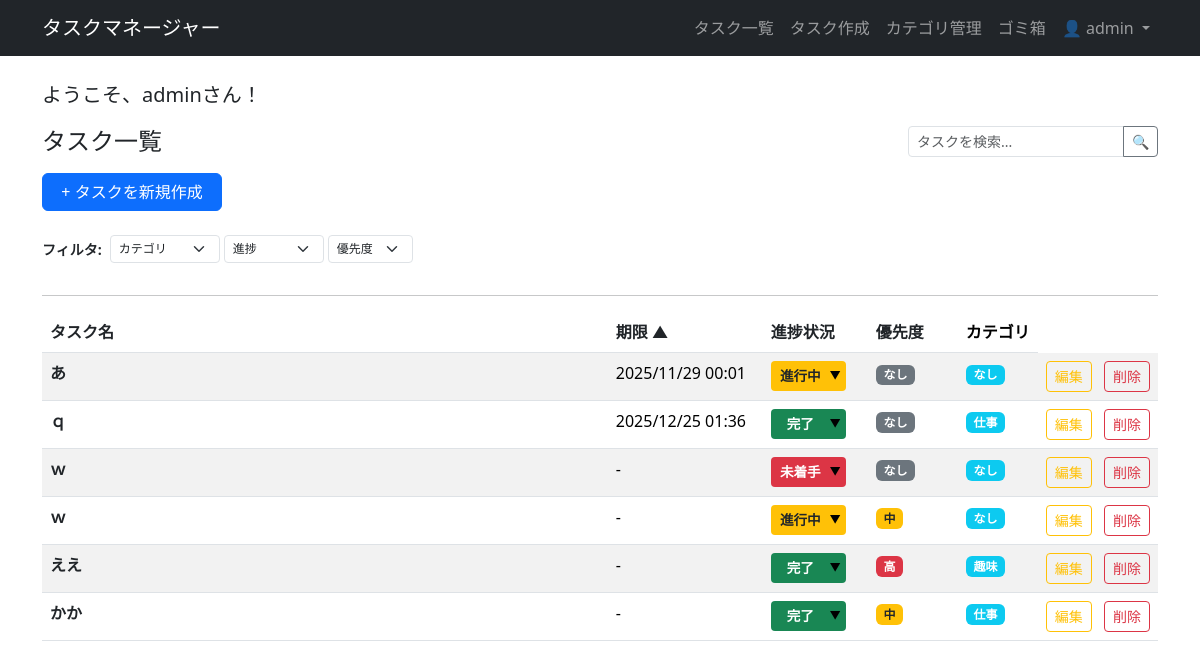
Before: / (signed in) with the older database file.
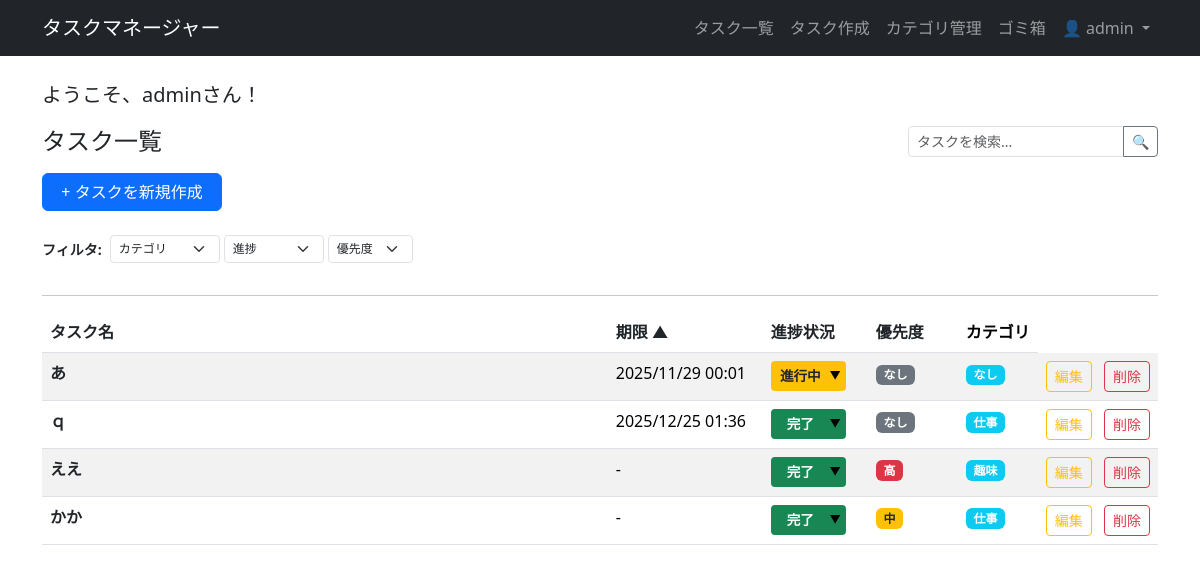
After: the same page with the newer database file.
### tasks/models.py (models this page shows, shortened)
class Task(models.Model):
    STATUS_CHOICES = [
        (0, '未着手'),
        (1, '進行中'),
        (2, '完了'),
    ]
    PRIORITY_CHOICES = [
        ('none', 'なし'),
        ('low', '低'),
        ('medium', '中'),
        ('high', '高'),
    ]
    user = models.ForeignKey(User, on_delete=models.CASCADE)
    category = models.ForeignKey(
        Category,
        on_delete=models.SET_NULL,
        null=True,      # DBでNULLを許可
        blank=True,     # フォームで空入力を許可
        verbose_name='カテゴリ'
    )
    title = models.CharField(max_length=200, verbose_name='タイトル')
    description = models.TextField(blank=True, null=True, verbose_name='詳細')
    priority = models.CharField(
        max_length=10,
        choices=PRIORITY_CHOICES,
        default='none',
        verbose_name='優先度'
    )
    status = models.IntegerField(
        choices=STATUS_CHOICES,
        default=0, # デフォルトは「未着手」
        verbose_name='進捗状況'
    )
    due_date = models.DateTimeField(null=True, blank=True, verbose_name='期限')
    is_deleted = models.BooleanField(default=False)
    deleted_at = models.DateTimeField(null=True, blank=True)
    created_at = models.DateTimeField(auto_now_add=True)
    updated_at = models.DateTimeField(auto_now=True)
    class Meta:
        ordering = ['due_date', '-created_at']

class Category(models.Model):
    name = models.CharField(max_length=190)
    user = models.ForeignKey(User, on_delete=models.CASCADE)
    class Meta:
        verbose_name_plural = 'カテゴリ'
        unique_together = ('user', 'name')

### tasks/views.py (the view, shortened to what this page needs)
# urls.py: path('', TaskListView.as_view(), name='home'),
class TaskListView(LoginRequiredMixin, ListView):
    model = Task
    context_object_name = 'tasks' # テンプレートでアクセスする変数名
    template_name = 'tasks/home.html'
    def get_queryset(self):
        queryset = Task.objects.filter(
            user=self.request.user,
            is_deleted=False
        )
        category_id = self.request.GET.get('category')
        status_filter = self.request.GET.get('status')
        priority_filter = self.request.GET.get('priority')
        search_query = self.request.GET.get('q')
        if category_id:
            if category_id == 'none': # URLに 'category=none' が指定された場合
                queryset = queryset.filter(category__isnull=True) # カテゴリがNULLのタスクをフィルタ
            elif category_id.isdigit():
                queryset = queryset.filter(category__id=category_id) # 特定のカテゴリIDでフィルタ
        if status_filter and status_filter.isdigit():
            queryset = queryset.filter(status=int(status_filter))
        if priority_filter:
             queryset = queryset.filter(priority=priority_filter)
        if search_query:
            queryset = queryset.filter(
                Q(title__icontains=search_query) | Q(description__icontains=search_query)
            )
        sort_key = self.request.GET.get('sort', 'due_date') # デフォルトは期限
        order = self.request.GET.get('order', 'asc') # デフォルトは昇順
        valid_sort_keys = {
            'due_date': 'due_date',
            'title': 'title',
            'status': 'status',
            'priority': 'priority',
            'created_at': 'created_at',
        }
        if sort_key in valid_sort_keys:
            field_name = valid_sort_keys[sort_key]
            if sort_key == 'priority':
                queryset = queryset.annotate(
                    priority_order=Case(
                        When(priority='high', then=Value(3)),
                        When(priority='medium', then=Value(2)),
                        When(priority='low', then=Value(1)),
                        When(priority='none', then=Value(0)),
                        default=Value(0),
                        output_field=IntegerField()
                    )
                )
                if order == 'asc':
                    queryset = queryset.order_by('priority_order', 'due_date', '-created_at')
                else:
                    queryset = queryset.order_by('-priority_order', 'due_date', '-created_at')
            elif sort_key == 'due_date':
                queryset = queryset.annotate(
                    due_date_null=Case(
                        When(due_date__isnull=True, then=Value(True)),
                        default=Value(False),
                        output_field=BooleanField()
                    )
                )
                if order == 'asc':
                    queryset = queryset.order_by('due_date_null', 'due_date', '-created_at')
                else:
                    queryset = queryset.order_by('-due_date_null', '-due_date', '-created_at')
            else:
                if order == 'desc':
                    field_name = '-' + field_name
                queryset = queryset.order_by(field_name, '-created_at')
        return queryset
    def get_context_data(self, **kwargs):
        context = super().get_context_data(**kwargs)
        context['categories'] = Category.objects.filter(user=self.request.user).order_by('name')
        current_category_filter = self.request.GET.get('category')
        context['current_category_filter'] = current_category_filter
        if current_category_filter and current_category_filter.isdigit():
            try:
                context['selected_category'] = Category.objects.get(
                    pk=current_category_filter,
                    user=self.request.user
                )
            except Category.DoesNotExist:
                context['selected_category'] = None
        else:
            context['selected_category'] = None
        context['status_choices'] = Task.STATUS_CHOICES
        context['current_status_filter'] = self.request.GET.get('status')
        context['priority_choices'] = Task.PRIORITY_CHOICES
        context['current_priority_filter'] = self.request.GET.get('priority')
        context['current_search_query'] = self.request.GET.get('q')
        context['sort_headers'] = {
            'title': 'タスク名',
            'due_date': '期限',
            'status': '進捗状況',
            'priority': '優先度',
        }
        context['current_sort_key'] = self.request.GET.get('sort', 'due_date')
        context['current_order'] = self.request.GET.get('order', 'asc')
        return context

### tasks/templates/tasks/home.html (shortened to what the changed rows need)
{% extends "base.html" %}
{% block content %}
    <div class="d-flex justify-content-between align-items-center mb-3 flex-nowrap">
        <h1 class="mb-0 fs-4 text-nowrap me-2">タスク一覧</h1>
    </div>
    {% if tasks %}
        <div class="table-responsive">
            <table class="table table-striped table-hover table-tasks">
                <thead>
                    <tr>
                        {% with current_sort=current_sort_key current_order=current_order %}
                            {% for key, label in sort_headers.items %}
                                <th scope="col" class="text-nowrap">
                                    <a href="?sort={{ key }}&order={% if current_sort == key and current_order == 'asc' %}desc{% else %}asc{% endif %}" class="text-decoration-none text-dark d-flex align-items-center">
                                        {{ label }}
                                        {% if current_sort == key %}
                                            <span class="ms-1">{% if current_order == 'asc' %}▲{% else %}▼{% endif %}</span>
                                        {% endif %}
                                    </a>
                                </th>
                            {% endfor %}
                        {% endwith %}
                        <th scope="col" class="text-nowrap">カテゴリ</th>
                    </tr>
                </thead>
                <tbody>
                    {% for task in tasks %}
                        <tr>
                            <td>
                                <a href="{% url 'task_detail' task.pk %}" class="fw-bold text-decoration-none text-dark stretched-link-task">
                                    {{ task.title }}
                                </a>
                            </td>
                            <td class="text-nowrap">{{ task.due_date|date:"Y/m/d H:i"|default:"-" }}</td>
                            <td>
                                <form action="{% url 'task_update_status' task.pk %}" method="post">
                                    <div class="select-wrapper">
                                        <select name="new_status" class="status-select" onchange="updateSelectColor(this); this.form.submit()">
                                            {% for status_id, status_name in status_choices %}
                                                <option value="{{ status_id }}" {% if status_id == task.status %}selected{% endif %}
                                                        data-color="{% if status_id == 0 %}danger{% elif status_id == 1 %}warning{% else %}success{% endif %}">
                                                    {{ status_name }}
                                                </option>
                                            {% endfor %}
                                        </select>
                                    </div>
                                </form>
                            </td>
                            <td>
                                {% if task.priority == 'high' %}<span class="badge bg-danger">高</span>
                                {% elif task.priority == 'medium' %}<span class="badge bg-warning text-dark">中</span>
                                {% elif task.priority == 'low' %}<span class="badge bg-success">低</span>
                                {% else %}<span class="badge bg-secondary">なし</span>{% endif %}
                            </td>
                            <td><span class="badge bg-info text-nowrap">{{ task.category.name|default:"なし" }}</span></td>
                            <td class="text-end text-nowrap" style="position: relative; z-index: 2;">
                                <a href="{% url 'task_update' task.pk %}" class="btn btn-sm btn-outline-warning me-2">編集</a>
                                <form action="{% url 'task_delete' task.pk %}" method="post" style="display:inline;">
                                    <button type="submit" onclick="return confirm('本当に削除しますか？');" class="btn btn-sm btn-outline-danger">削除</button>
                                </form>
                            </td>
                        </tr>
                    {% endfor %}
                </tbody>
            </table>
        </div>
    {% else %}
        <div class="alert alert-info">現在のタスクはありません。</div>
    {% endif %}
{% endblock content %}

Changed rows visible on the page:
no longer on this page (row edited): Task: title "ｗ", due_date "-", new_status "未着手", priority "なし", category.name "なし"
no longer on this page (row edited): Task: title "ｗ", due_date "-", new_status "進行中", priority "中", category.name "なし"
